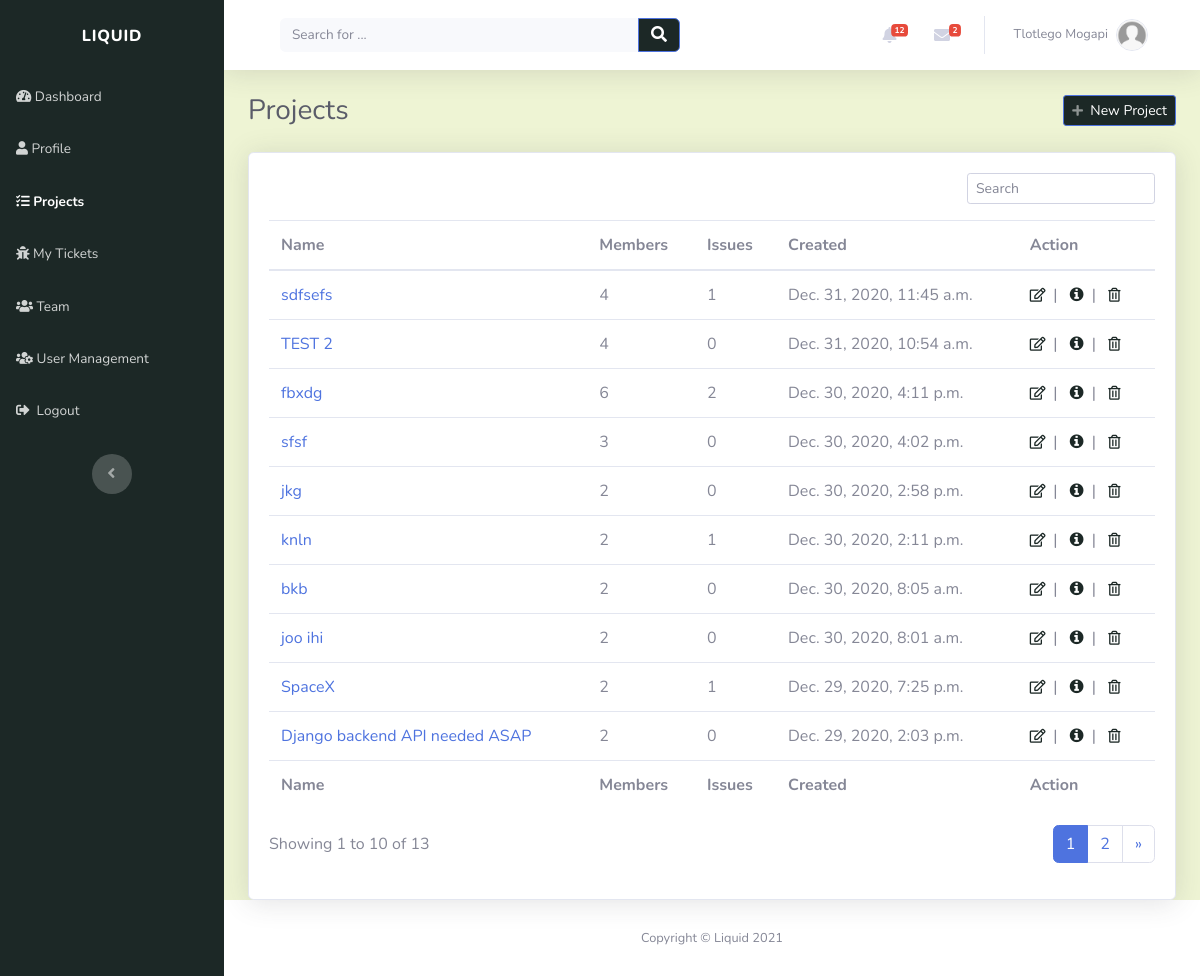
The page /projects/ (signed in) on the database as committed earlier.
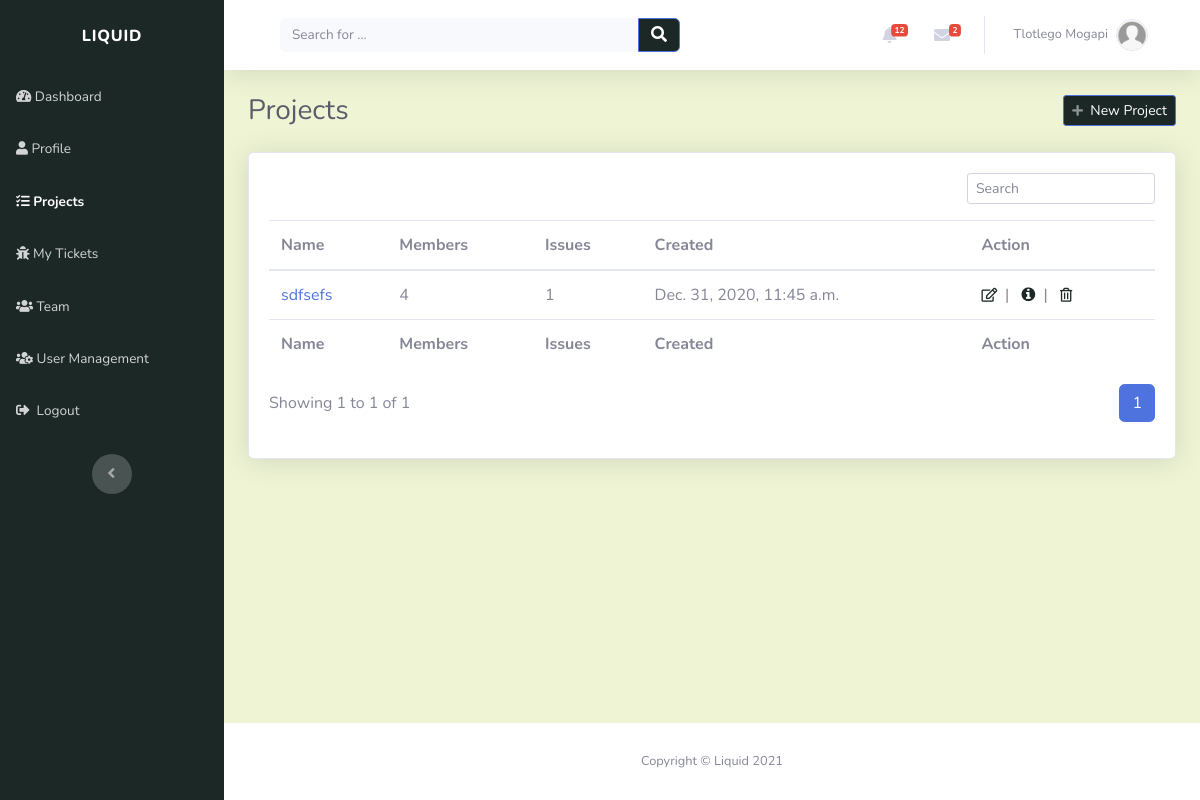
The same page on the database as committed later.
### projects/models.py (models this page shows)
class Project(models.Model):
    name = models.CharField(max_length=50, unique=True)
    description = models.CharField(max_length=200)
    created_on = models.DateTimeField(verbose_name="date created", auto_now_add=True)
    created_by = models.ForeignKey(Profile, on_delete=models.CASCADE)
    slug = models.SlugField(unique=True, blank=True)
    def __str__(self):
        return self.name

### projects/views.py (the view)
# urls.py: path('', views.projects_view, name="projects_page"),
@login_required(login_url='login_page')
def projects_view(request):
    context = {}
    user = request.user
    profile = get_object_or_404(Profile, user=user)
    if user.is_admin:
        projects = Project.objects.all().order_by('-created_on')
    else:
        project_roles = ProjectRole.objects.filter(user=profile).order_by('-created_on')
        projects = [role.project for role in project_roles]
    page = request.GET.get('page', 1)
    projects_paginator = Paginator(projects, PROJECTS_PER_PAGE)
    try:
        projects = projects_paginator.page(page)
    except PageNotAnInteger:
        projects = projects_paginator.page(PROJECTS_PER_PAGE)
    except EmptyPage:
        projects = projects_paginator.page(projects_paginator.num_pages)
    context['user_projects'] = projects
    return render(request, "projects/projects.html", context)

### index/custom_processors.py (called while the page is built)
def profile_processor(request):
    if request.user.is_authenticated:
        user = request.user
        user_profile = get_object_or_404(Profile, user=user)
        user_messages = DirectMessage.objects.filter(receiver=user_profile).order_by('-created_on')[:5]
        user_alerts = Alert.objects.filter(user=user_profile).order_by('-created_on')[:5]
        return {'profile': user_profile, 'direct_messages': user_messages, 'alerts': user_alerts}
    else:
        return{}

### projects/templates/projects/projects.html (shortened to what this page needs)
{% extends "index/header.html" %}
{% block content %}
<div class="d-sm-flex justify-content-between align-items-center mb-4">
	<h3 class="text-dark mb-0">Projects</h3>
	{% if request.user.is_admin %}
	<a class="btn btn-primary btn-sm d-none d-sm-inline-block" role="button" href="{% url 'add_project' %}"
		style="background: rgb(28, 40, 38)">
		<em class="fas fa-plus fa-sm text-white-50"></em>
		&nbsp;New Project
	</a>
	{% endif %}
</div>
<div class="card shadow">
	<div class="card-body">
		<div class="row">
			<div class="col-md-12">
				<div class="text-md-right dataTables_filter" id="dataTable_filter">
					<label><input type="search" class="form-control form-control-sm" aria-controls="dataTable"
							placeholder="Search" /></label>
				</div>
			</div>
		</div>
		{% if user_projects %}
		<div class="table-responsive table mt-2" id="dataTable" role="grid" aria-describedby="dataTable_info">
			<table class="table my-0" id="dataTable" aria-describedby="projects">
				<thead>
					{% include "projects/snippets/table_header.html" %}
				</thead>
				<tbody>
					{% for project in user_projects %} {% include "projects/snippets/project.html" %} {%endfor%}
				</tbody>
				<tfoot>
					{% include "projects/snippets/table_header.html" %}
				</tfoot>
			</table>
		</div>
		{% include "projects/snippets/pagination.html" with projects=user_projects %}
		{% else %}
		<div style="padding-top: 20px" class="text-center">
			<p><strong>You have no projects.</strong></p>
		</div>
		{% endif %}
	</div>
</div>
{% endblock %}

### projects/templates/projects/snippets/project.html
<tr style="white-space: nowrap">
	<td><a href="{% url 'view_project' project.slug %}">{{ project | truncatechars:40 }}</a></td>
	<td>{{ project.projectrole_set.all.count }}</td>
	<td>{{ project.tickets.all.count }}</td>
	<td>{{ project.created_on }}</td>
	<td>{% include "projects/snippets/project_action.html" %}</td>
</tr>

### projects/templates/projects/snippets/project_action.html
{% if request.user.is_admin %}
<a role="button" href="{% url 'edit_project' project.slug %}" style="color: rgb(28, 40, 38)" title="Edit"
	><em class="far fa-edit fa-sm">&nbsp</em></a
>
 |&nbsp&nbsp{% endif %}
<a role="button" href="{% url 'view_project' project.slug %}" style="color: rgb(28, 40, 38)" title="More information"
	><em class="fa fa-info-circle">&nbsp</em></a
>
{% if request.user.is_admin %} |&nbsp&nbsp
<a role="button" href="{% url 'delete_project' project.slug %}" style="color: rgb(28, 40, 38)" title="Delete"
	><em class="far fa-trash-alt fa-sm">&nbsp</em></a
>
{% endif %}

Rows that differ between the two databases and show on the page:
removed Project: name "TEST 2", projectrole_set.all.count "4", tickets.all.count "0", created_on "Dec. 31, 2020, 10:54 a.m."
removed Project: name "fbxdg", projectrole_set.all.count "6", tickets.all.count "2", created_on "Dec. 30, 2020, 4:11 p.m."
removed Project: name "sfsf", projectrole_set.all.count "3", tickets.all.count "0", created_on "Dec. 30, 2020, 4:02 p.m."
removed Project: name "jkg", projectrole_set.all.count "2", tickets.all.count "0", created_on "Dec. 30, 2020, 2:58 p.m."
removed Project: name "knln", projectrole_set.all.count "2", tickets.all.count "1", created_on "Dec. 30, 2020, 2:11 p.m."
removed Project: name "bkb", projectrole_set.all.count "2", tickets.all.count "0", created_on "Dec. 30, 2020, 8:05 a.m."
removed Project: name "joo ihi", projectrole_set.all.count "2", tickets.all.count "0", created_on "Dec. 30, 2020, 8:01 a.m."
removed Project: name "SpaceX", projectrole_set.all.count "2", tickets.all.count "1", created_on "Dec. 29, 2020, 7:25 p.m."
removed Project: name "Django backend API needed ASAP", projectrole_set.all.count "2", tickets.all.count "0", created_on "Dec. 29, 2020, 2:03 p.m."
Other text that changed with them:
{{ projects.end_index }}: "10" → "1"
{{ projects.paginator.count }}: "13" → "1"
list line gone: "2"
